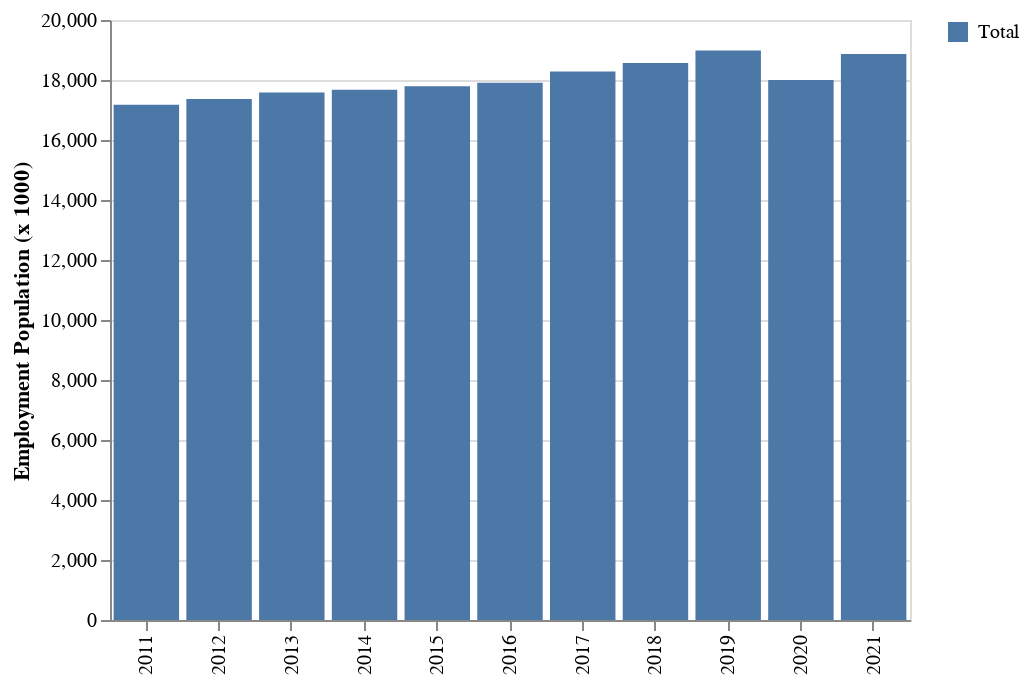

Write notebook code for a chart like this one.
### Code cell
b = alt.Chart(employ_break_df).mark_bar().encode(
    x=alt.X('Year', title=None),
    y=alt.Y('employment', title='Employment Population (x 1000)'),
    tooltip=['Lable','employment'],
    color=alt.Color('Lable', title=None)).properties(width=400, height=300)
b

### Figure 1 — Vega-Lite specification as saved in the notebook (floating-point values rounded to 4 significant figures)
{"config": {"view": {"continuousWidth": 400, "continuousHeight": 300}}, "data": {"name": "data-f17d6b6830d521436fe7127135499729"}, "mark": "bar", "encoding": {"color": {"type": "nominal", "field": "Lable", "title": null}, "tooltip": [{"type": "nominal", "field": "Lable"}, {"type": "quantitative", "field": "employment"}], "x": {"type": "nominal", "field": "Year", "title": null}, "y": {"type": "quantitative", "field": "employment", "title": "Employment Population (x 1000)"}}, "height": 300, "width": 400, "$schema": "https://vega.github.io/schema/vega-lite/v4.8.1.json", "datasets": {"data-f17d6b6830d521436fe7127135499729": [{"Lable": "Total", "Year": "2011", "employment": 17170.0}, {"Lable": "Total", "Year": "2012", "employment": 17360.0}, {"Lable": "Total", "Year": "2013", "employment": 17590.0}, {"Lable": "Total", "Year": "2014", "employment": 17680.0}, {"Lable": "Total", "Year": "2015", "employment": 17790.0}, {"Lable": "Total", "Year": "2016", "employment": 17910.0}, {"Lable": "Total", "Year": "2017", "employment": 18280.0}, {"Lable": "Total", "Year": "2018", "employment": 18570.0}, {"Lable": "Total", "Year": "2019", "employment": 18990.0}, {"Lable": "Total", "Year": "2020", "employment": 18000.0}, {"Lable": "Total", "Year": "2021", "employment": 18870.0}]}}
